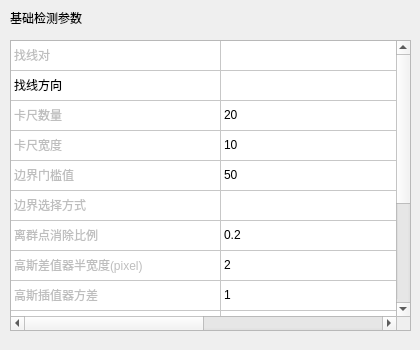
<?xml version="1.0" encoding="UTF-8"?>
<ui version="4.0">
 <class>FindLineWidget</class>
 <widget class="QWidget" name="FindLineWidget">
  <property name="geometry">
   <rect>
    <x>0</x>
    <y>0</y>
    <width>420</width>
    <height>350</height>
   </rect>
  </property>
  <property name="windowTitle">
   <string>FindLineWidget</string>
  </property>
  <widget class="QLabel" name="labelBasicParameter">
   <property name="geometry">
    <rect>
     <x>10</x>
     <y>10</y>
     <width>81</width>
     <height>16</height>
    </rect>
   </property>
   <property name="text">
    <string>基础检测参数</string>
   </property>
  </widget>
  <widget class="QTableWidget" name="tableWidget">
   <property name="geometry">
    <rect>
     <x>10</x>
     <y>40</y>
     <width>401</width>
     <height>291</height>
    </rect>
   </property>
   <property name="rowCount">
    <number>15</number>
   </property>
   <property name="columnCount">
    <number>2</number>
   </property>
   <attribute name="horizontalHeaderVisible">
    <bool>false</bool>
   </attribute>
   <attribute name="horizontalHeaderDefaultSectionSize">
    <number>210</number>
   </attribute>
   <attribute name="horizontalHeaderStretchLastSection">
    <bool>true</bool>
   </attribute>
   <attribute name="verticalHeaderVisible">
    <bool>false</bool>
   </attribute>
   <row/>
   <row/>
   <row/>
   <row/>
   <row/>
   <row/>
   <row/>
   <row/>
   <row/>
   <row/>
   <row/>
   <row/>
   <row/>
   <row/>
   <row/>
   <column/>
   <column/>
   <item row="0" column="0">
    <property name="text">
     <string>找线对</string>
    </property>
    <property name="flags">
     <set>ItemIsSelectable|ItemIsDragEnabled|ItemIsUserCheckable</set>
    </property>
   </item>
   <item row="1" column="0">
    <property name="text">
     <string>找线方向</string>
    </property>
    <property name="flags">
     <set>NoItemFlags</set>
    </property>
   </item>
   <item row="1" column="1">
    <property name="text">
     <string/>
    </property>
   </item>
   <item row="2" column="0">
    <property name="text">
     <string>卡尺数量</string>
    </property>
    <property name="flags">
     <set>ItemIsSelectable|ItemIsDragEnabled|ItemIsUserCheckable</set>
    </property>
   </item>
   <item row="2" column="1">
    <property name="text">
     <string>20</string>
    </property>
   </item>
   <item row="3" column="0">
    <property name="text">
     <string>卡尺宽度</string>
    </property>
    <property name="flags">
     <set>ItemIsSelectable|ItemIsDragEnabled|ItemIsUserCheckable</set>
    </property>
   </item>
   <item row="3" column="1">
    <property name="text">
     <string>10</string>
    </property>
   </item>
   <item row="4" column="0">
    <property name="text">
     <string>边界门槛值</string>
    </property>
    <property name="flags">
     <set>ItemIsSelectable|ItemIsDragEnabled|ItemIsUserCheckable</set>
    </property>
   </item>
   <item row="4" column="1">
    <property name="text">
     <string>50</string>
    </property>
   </item>
   <item row="5" column="0">
    <property name="text">
     <string>边界选择方式</string>
    </property>
    <property name="flags">
     <set>ItemIsSelectable|ItemIsDragEnabled|ItemIsUserCheckable</set>
    </property>
   </item>
   <item row="5" column="1">
    <property name="text">
     <string/>
    </property>
   </item>
   <item row="6" column="0">
    <property name="text">
     <string>离群点消除比例</string>
    </property>
    <property name="flags">
     <set>ItemIsSelectable|ItemIsDragEnabled|ItemIsUserCheckable</set>
    </property>
   </item>
   <item row="6" column="1">
    <property name="text">
     <string>0.2</string>
    </property>
   </item>
   <item row="7" column="0">
    <property name="text">
     <string>高斯差值器半宽度(pixel)</string>
    </property>
    <property name="flags">
     <set>ItemIsSelectable|ItemIsDragEnabled|ItemIsUserCheckable</set>
    </property>
   </item>
   <item row="7" column="1">
    <property name="text">
     <string>2</string>
    </property>
   </item>
   <item row="8" column="0">
    <property name="text">
     <string>高斯插值器方差</string>
    </property>
    <property name="flags">
     <set>ItemIsSelectable|ItemIsDragEnabled|ItemIsUserCheckable</set>
    </property>
   </item>
   <item row="8" column="1">
    <property name="text">
     <string>1</string>
    </property>
   </item>
   <item row="9" column="0">
    <property name="text">
     <string>检查线性度</string>
    </property>
    <property name="flags">
     <set>ItemIsSelectable|ItemIsDragEnabled|ItemIsUserCheckable</set>
    </property>
   </item>
   <item row="10" column="0">
    <property name="text">
     <string>最大点偏移量(um)</string>
    </property>
    <property name="flags">
     <set>ItemIsSelectable|ItemIsDragEnabled|ItemIsUserCheckable</set>
    </property>
   </item>
   <item row="11" column="0">
    <property name="text">
     <string>最小线性度(%)</string>
    </property>
    <property name="flags">
     <set>ItemIsSelectable|ItemIsDragEnabled|ItemIsUserCheckable</set>
    </property>
   </item>
   <item row="12" column="0">
    <property name="text">
     <string>检查角度</string>
    </property>
    <property name="flags">
     <set>ItemIsSelectable|ItemIsDragEnabled|ItemIsUserCheckable</set>
    </property>
   </item>
   <item row="13" column="0">
    <property name="text">
     <string>期望角度(度)</string>
    </property>
    <property name="flags">
     <set>ItemIsSelectable|ItemIsDragEnabled|ItemIsUserCheckable</set>
    </property>
   </item>
   <item row="14" column="0">
    <property name="text">
     <string>最大角度偏差(度)</string>
    </property>
    <property name="flags">
     <set>ItemIsSelectable|ItemIsDragEnabled|ItemIsUserCheckable</set>
    </property>
   </item>
  </widget>
 </widget>
 <layoutdefault spacing="6" margin="11"/>
 <resources/>
 <connections/>
</ui>
